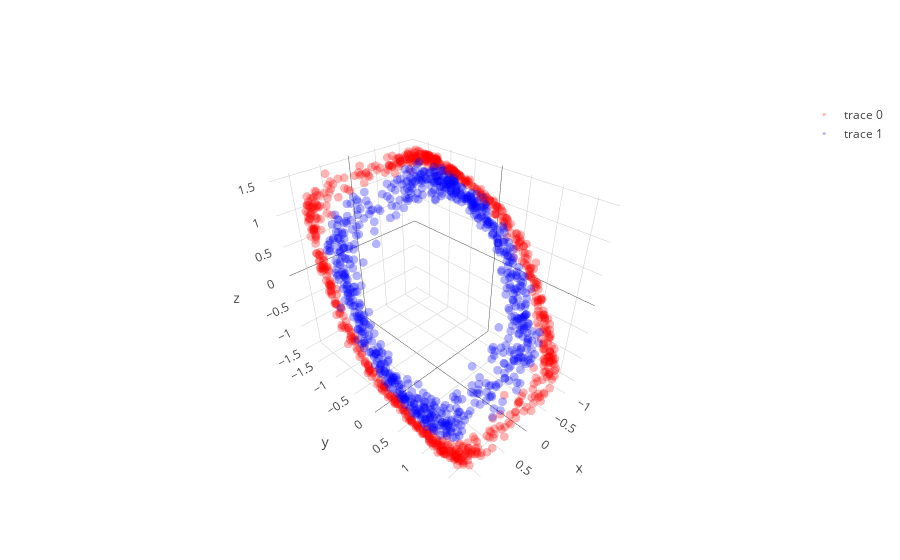

Notebook source saved alongside this figure:
### Code cell
learning_rate = 0.0008; beta1=0.999; beta2=0.999; adam_e = 1e-8 

l1 = PCA_layer(2,8)
l1b= batch_norm()
l2 = PCA_layer(8,3)
l2b= batch_norm()
l3 = PCA_layer(3,2)

mini_batch_size    = 20
training_iteration = 300

copyX = np.copy(X)
for iter in range(training_iteration):

    copyX = shuffle(copyX)
    for current_batch_index in range(0,len(X),mini_batch_size):
        current_batch = copyX[current_batch_index:current_batch_index+mini_batch_size]
        layer1,layer1_var = l1.feed_non(current_batch,1)
        layer1bn = l1b.feed(layer1)
        layer2,layer2_var = l2.feed_non(layer1bn,1)
        layer2bn = l2b.feed(layer2)
        layer3,layer3_var = l3.feed_linear(layer2bn)

        sys.stdout.write("Iter: " + str(iter) + " " + str(layer1_var.mean() + layer2_var.mean() + layer3_var.mean()) + '\r')
        sys.stdout.flush()
        
        grad3 = l3.back_linear()
        grad2bn = l2b.back(grad3)
        grad2 = l2.back_non(grad2bn,cancel=0,sign_value=-1)
        grad1bn = l1b.back(grad2)
        grad1 = l1.back_non(grad1bn,cancel=0,sign_value=1)
   
layer1,layer1_var = l1.feed_non(X,0)
layer1bn = l1b.feed(layer1)
layer2,layer2_var = l2.feed_non(layer1bn,0)
layer2bn = l2b.feed(layer2)
layer3,layer3_var = l3.feed_linear(layer2bn)

trace1 = go.Scatter3d(
    x=layer2bn[y==0,0],
    y=layer2bn[y==0,1],
    z=layer2bn[y==0,2],
    mode='markers',
    line=dict(color='red',width=0.5),
    marker=dict(size=3,opacity=0.3)
)
trace2 = go.Scatter3d(
    x=layer2bn[y==1,0],
    y=layer2bn[y==1,1],
    z=layer2bn[y==1,2],
    mode='markers',
    line=dict(color='blue',width=0.5),
    marker=dict(size=3,opacity=0.3)
)
data = [trace1,trace2]
fig  = go.Figure(data=data)
iplot(fig)

plt.figure(figsize=(8,6))
plt.scatter(layer3[y==0, 0], layer3[y==0, 1], color='red', alpha=0.5)
plt.scatter(layer3[y==1, 0], layer3[y==1, 1], color='blue', alpha=0.5)
plt.show()

### Figure 1 — Plotly figure (JSON) as saved in the notebook; plotly's stock layout.template omitted (floating-point values rounded to 4 significant figures; data arrays with more than 128 entries replaced by an {"elided": "..."} marker saying what was removed)
{"data": [{"line": {"color": "red", "width": 0.5}, "marker": {"opacity": 0.3, "size": 3}, "mode": "markers", "type": "scatter3d", "uid": "94bd8a57-1137-464a-b92a-cf2bbe882685", "x": {"elided": "750 float values"}, "y": {"elided": "750 float values"}, "z": {"elided": "750 float values"}}, {"line": {"color": "blue", "width": 0.5}, "marker": {"opacity": 0.3, "size": 3}, "mode": "markers", "type": "scatter3d", "uid": "68650011-1392-41b2-b989-71154391812b", "x": {"elided": "750 float values"}, "y": {"elided": "750 float values"}, "z": {"elided": "750 float values"}}], "layout": {}}
